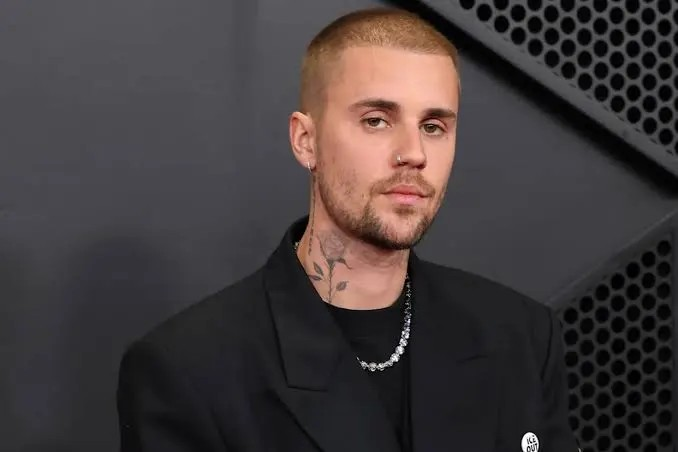
#> input picture messageImage_1776486987976.jpg, 678 x 452 px, found by its file name
$ python final_eye.py
#> lines starting #> are read from the running program, lines starting #| are printed output that depends on the picture; after the words box and inside, x2 and y2 are one past the last pixel; in counts of white or black regions, pixels touching at a corner belong together
import cv2
import numpy as np
import math

# 1. 讀取圖片 (使用你電腦裡正確的路徑)
img = cv2.imread(r"C:\Users\leoli\Downloads\messageImage_1776486987976.jpg")
#> img is the input picture: shape (452, 678, 3); mean B, G, R 59.9, 59.4, 66.8
gray = cv2.cvtColor(img, cv2.COLOR_BGR2GRAY)
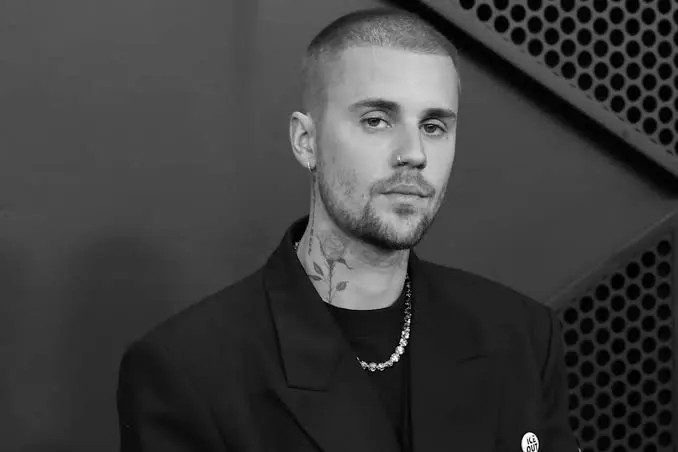
#> gray: shape (452, 678); min 0, max 255, mean 61.7

# 2. 載入 OpenCV 內建的「人臉」與「眼睛」模型
face_cascade = cv2.CascadeClassifier(cv2.data.haarcascades + 'haarcascade_frontalface_default.xml')
eye_cascade = cv2.CascadeClassifier(cv2.data.haarcascades + 'haarcascade_eye.xml')

# 3. 第一階段：先在大圖中找出「人臉」範圍
faces = face_cascade.detectMultiScale(gray, scaleFactor=1.1, minNeighbors=5, minSize=(100, 100))
#> faces = [[311, 49, 180, 180]]

pupil_centers = []

for (x, y, w, h) in faces:
    # 擷取人臉區域 (ROI)
    roi_gray = gray[y:y+h, x:x+w]

    # 4. 第二階段：「只」在人臉區域內尋找「眼睛」
    eyes = eye_cascade.detectMultiScale(roi_gray, scaleFactor=1.1, minNeighbors=5, minSize=(20, 20))

    for (ex, ey, ew, eh) in eyes:
        # 擷取單顆眼睛的區域
        eye_roi_gray = roi_gray[ey:ey+eh, ex:ex+ew]

        # 使用高斯模糊降噪 (對應白板提示)
        blurred_eye = cv2.GaussianBlur(eye_roi_gray, (7, 7), 0)

        # 5. 第三階段：使用霍夫轉換找瞳孔圓形 (對應白板提示)
        circles = cv2.HoughCircles(blurred_eye, cv2.HOUGH_GRADIENT, dp=1, minDist=20,
                                   param1=50, param2=15, minRadius=3, maxRadius=int(eh/2))

        if circles is not None:
            circles = np.uint16(np.around(circles))
            i = circles[0, 0]

            # 轉換回原始大圖的座標 (加上臉部和眼睛的偏移量)
            center_x = x + ex + i[0]
            center_y = y + ey + i[1]
            radius = i[2]

            pupil_centers.append((center_x, center_y))

            # 白板要求 1：圈出瞳孔範圍
            cv2.circle(img, (center_x, center_y), radius, (0, 255, 0), 2)  # 畫綠色外圈
            cv2.circle(img, (center_x, center_y), 2, (0, 0, 255), 3)      # 畫紅色圓心
#> this loop made 1 pass
#> (x, y, w, h, eyes) on pass 1: (311, 49, 180, 180, [[43, 50, 42, 42], [104, 62, 33, 33]])
#> pass 1, `roi_gray = gray[y:y+h, x:x+w]`:
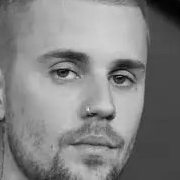
#> roi_gray: shape (180, 180); min 2, max 232, mean 129.7
#> after the loop:
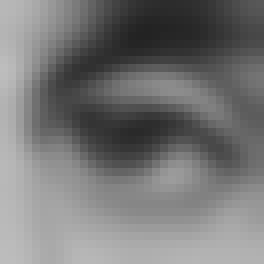
#> blurred_eye: shape (33, 33) (shown 8 times larger); min 35, max 189, mean 118.1
#> after the loop:
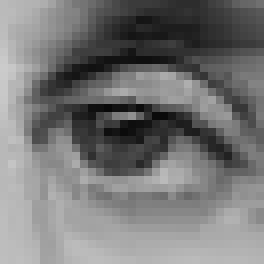
#> eye_roi_gray: shape (33, 33) (shown 8 times larger); min 8, max 203, mean 118.4
#> after the loop:
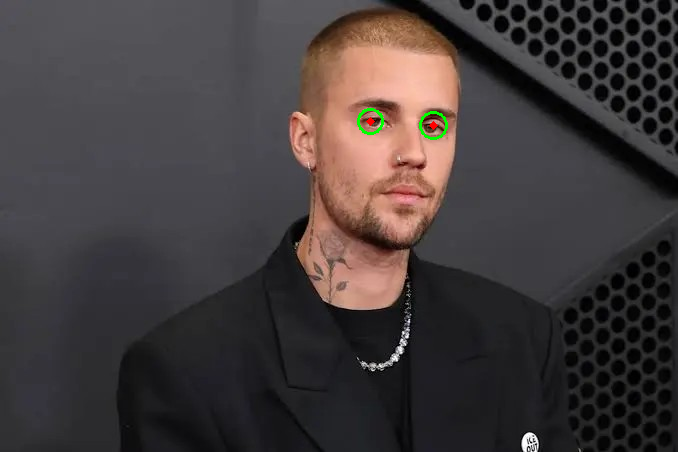
#> img: shape (452, 678, 3); 0.18% of pixels changed, all inside (x1, y1, x2, y2) = (357, 108, 448, 140)
#> after the loop, center_x = 433; center_y = 125; i = [18, 14, 13]; pupil_centers = [(370, 121), (433, 125)]; radius = 13

if len(pupil_centers) >= 2:
    # 確保由左至右排序，避免畫線交叉
    pupil_centers.sort(key=lambda pt: pt[0])
    pt1 = pupil_centers[0]
#> pt1 = (370, 121)
    pt2 = pupil_centers[1]
#> pt2 = (433, 125)

    # 畫藍線連接兩眼
    cv2.line(img, pt1, pt2, (255, 0, 0), 2)

    # 計算距離
    distance = math.dist(pt1, pt2)
#> distance = 63.13
    print(f"✅ 成功計算！瞳孔距離為: {distance:.2f} pixels")
#| ✅ 成功計算！瞳孔距離為: 63.13 pixels

    # 將距離寫在圖片左上角
    cv2.putText(img, f"Pupil Dist: {distance:.2f} px", (30, 40),
                cv2.FONT_HERSHEY_SIMPLEX, 0.8, (255, 0, 0), 2)
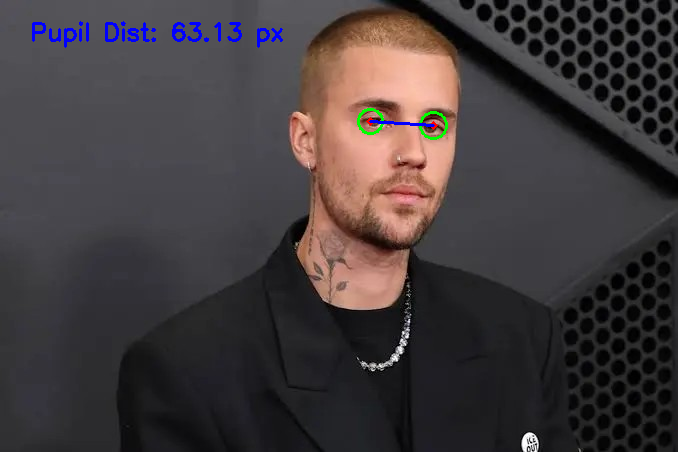
#> img: shape (452, 678, 3); mean B, G, R 60.8, 59.2, 66.1
else:
    print("❌ 找不到足夠的瞳孔，請微調參數")

# 7. 顯示最終結果
cv2.imshow('Final Homework Result', img)
cv2.waitKey(0)
cv2.destroyAllWindows()

$ run again, with messageImage_1776488312567.jpg copied over messageImage_1776486987976.jpg
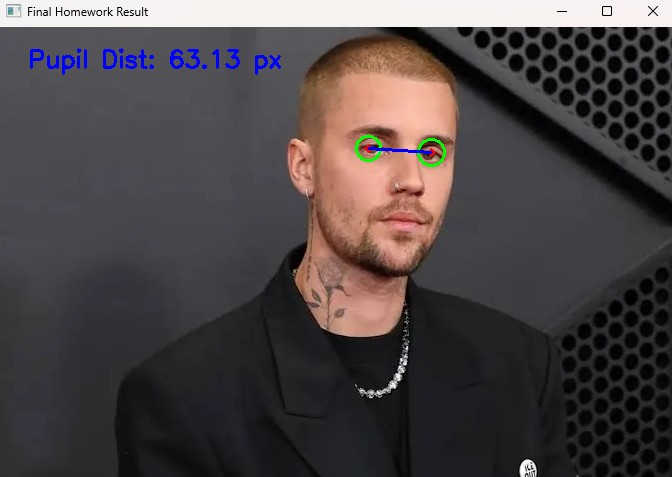
#> input picture messageImage_1776488312567.jpg, 672 x 477 px, found by its file name
#> img is the input picture: shape (477, 672, 3); mean B, G, R 70.8, 69.4, 76.3
#> faces = [[308, 77, 182, 182]]
#> the loop `for (x, y, w, h) in faces:` made 1 pass
#> (x, y, w, h, eyes) on pass 1: (308, 77, 182, 182, [[104, 59, 36, 36], [40, 46, 48, 48]])
#> after the loop `for (x, y, w, h) in faces:`:
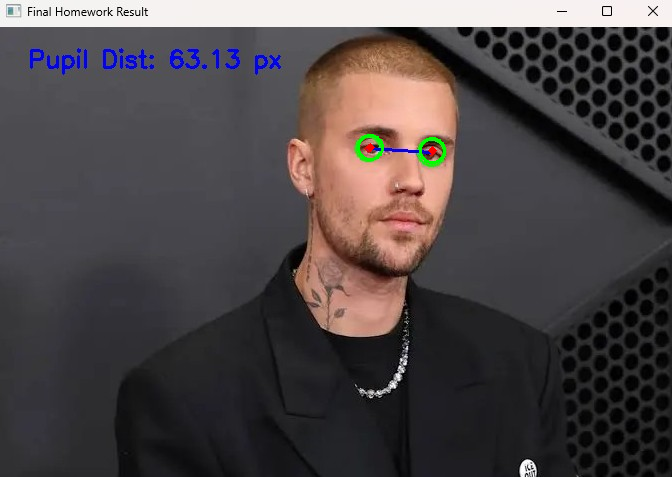
#> img: shape (477, 672, 3); 0.17% of pixels changed, all inside (x1, y1, x2, y2) = (357, 134, 446, 164)
#> after the loop `for (x, y, w, h) in faces:`: center_x = 370; center_y = 147; i = [22, 24, 12]; pupil_centers = [(432, 150), (370, 147)]; radius = 12
#> pt1 = (370, 147)
#> pt2 = (432, 150)
#> distance = 62.07
#| ✅ 成功計算！瞳孔距離為: 62.07 pixels
#> `cv2.putText(img, f"Pupil Dist: {distance:.2f} px", (30, 40), cv2.FONT_..`:
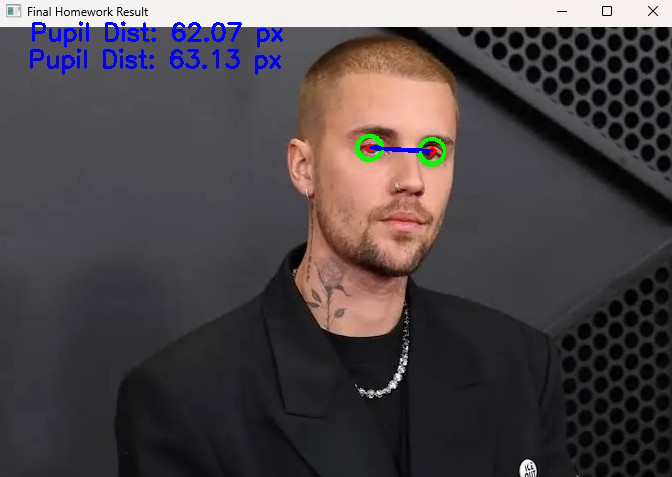
#> img: shape (477, 672, 3); mean B, G, R 71.5, 68.9, 75.5
